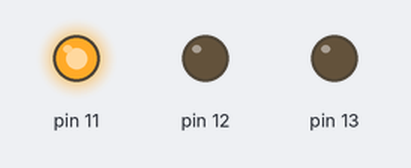
Simulated run of this sketch. Board: Arduino Uno, built with avr-gcc and run on an emulated ATmega328P. Shown: output pins drawn as LEDs (lit = HIGH).

Above: at 0.5 s.
At 1.15 s:
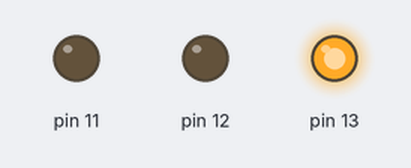
At 1.6 s:
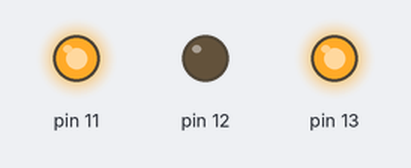
At 2.15 s:
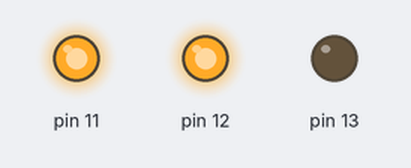
At 3.25 s:
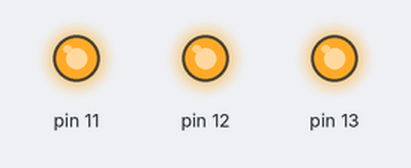
At 4.45 s:
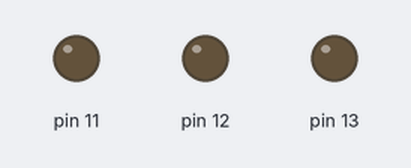
Timing chart, 0 to 4.8 s (numbered marks = the images above):
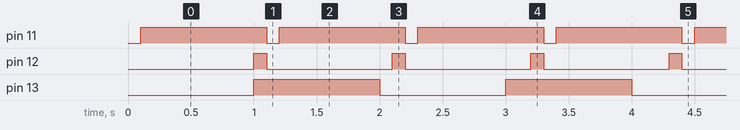

The sketch:

led_timing_by_class.ino
```cpp
class Flasher{

  int ledPin;
  long onTime;
  long offTime;

  int ledState;
  unsigned long previousMillis;

  public:
  	Flasher(int pin, long on, long off){

      ledPin = pin;
      onTime = on;
      offTime = off;

      pinMode(ledPin, OUTPUT);

      ledState = LOW;
      previousMillis = 0;

  	}

  	void Update(){

      unsigned long currentMillis = millis();

      if (ledState == HIGH && currentMillis - previousMillis >= onTime){

        ledState = LOW;
        previousMillis = currentMillis;
        digitalWrite(ledPin, ledState);
      }
      else if (ledState == LOW && currentMillis - previousMillis >= offTime){

        ledState = HIGH;
        previousMillis = currentMillis;
        digitalWrite(ledPin, ledState);
      }
    }
};


Flasher led1(11, 1000, 100);
Flasher led2(12, 100, 1000);
Flasher led3(13, 1000, 1000);


void setup()
{

}

void loop()
{
  led1.Update();
  led2.Update();
  led3.Update();
}
```

Measured:
- by itself, pin 11: alternates HIGH for 1.0 s and LOW for 0.10 s
- by itself, pin 12: alternates HIGH for 0.10 s and LOW for 1.0 s
- by itself, pin 13: alternates HIGH for 1.0 s and LOW for 1.0 s
